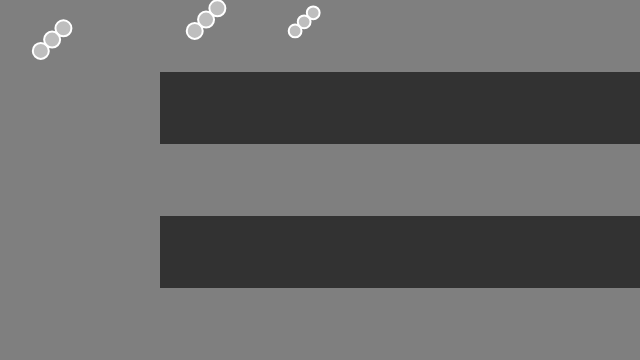
Frame 1 (no input)
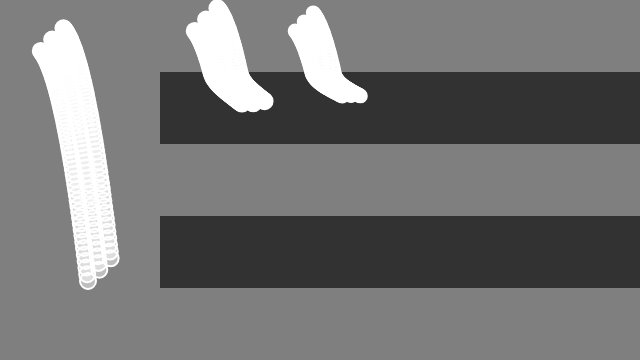
Frame 60 (no input)
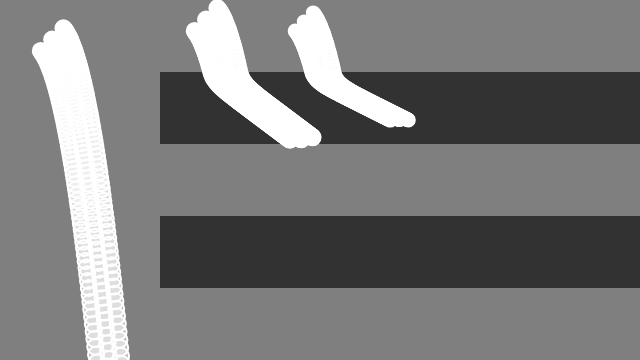
Frame 120 (the mouse pressed at the canvas centre since frame 60)

The p5.js sketch that drew these frames (run headless with seeded random() and noise() and a simulated clock; from frame 60 on, the mouse is pressed at the canvas centre):

// p5.js sketch
// ── sketch.js
// The Nature of Code
// Daniel Shiffman
// http://natureofcode.com

// Forces (Gravity and Fluid Resistence) with Vectors

// Demonstration of multiple force acting on bodies (Mover class)
// Bodies experience gravity continuously
// Bodies experience fluid resistance when in "water"

// Five moving bodies
let movers = [];

// Liquid
let liquid;

function setup(){
  createCanvas(640, 360);
  reset();
  // Create liquid object
  liquid = new Liquid(width / 4, height / 5, width, height / 5, 0.1);
  liquid2 = new Liquid(width / 4, height * 3/ 5, width, height / 5, 0.1);
  background(127);
  // Draw water
  liquid.display();
  liquid2.display();
}

function draw() {
  for (let i = 0; i < movers.length; i++) {

    // Is the Mover in the liquid?
    if (liquid.contains(movers[i])) {
      // Calculate drag force
      let dragForce = liquid.calculateDrag(movers[i]);
      // Apply drag force to Mover
      movers[i].applyForce(dragForce);
    }

    if (liquid2.contains(movers[i])) {
      // Calculate drag force
      let dragForce = liquid.calculateDrag(movers[i]);
      // Apply drag force to Mover
      movers[i].applyForce(dragForce);
    }
    

    //Gravity is scaled by mass here!ff
    let gravity = createVector(0, 0.1 * movers[i].mass);
    // Apply gravity
    movers[i].applyForce(gravity);

    // Update and display
    movers[i].update();
    movers[i].display();
  }

}

// Restart all the Mover objects randomly
function reset() {
  for (let i = 0; i <9; i++) {
    if(i < 3){
      movers[i] = new Mover(40 + i * 16 * (1/sqrt(2)), 50 - i * 16 * (1/sqrt(2)), 1);
      //1→mass, radius→mass*8, diameter→radius*2→16
    } else if(i < 6){
      movers[i] = new Mover(160 + i * 16 * (1/sqrt(2)), 30 - (i-3) * 16 * (1/sqrt(2)), 1);
    } else{
      movers[i] = new Mover(240 + i * 12.8 * (1/sqrt(2)), 30 - (i-6) * 12.8 * (1/sqrt(2)), 0.8);
      ////0.8→mass, radius→mass*8, diameter→radius*2→12.8
    }
  }
}
// ── liquid.js
// The Nature of Code
// Daniel Shiffman
// http://natureofcode.com

class Liquid {
  constructor(x, y, w, h, c) {
    this.x = x;
    this.y = y;
    this.w = w;
    this.h = h;
    this.c = c;
  }

  // Is the Mover in the Liquid?
  contains(mover) {
    let l = mover.position;
    return l.x > this.x && l.x < this.x + this.w &&
      l.y > this.y && l.y < this.y + this.h;
  }

  // Calculate drag force
  calculateDrag(mover) {
    // Magnitude is coefficient * speed squared
    let speed = mover.velocity.mag();
    let dragMagnitude = this.c * speed * speed;

    // Direction is inverse of velocity
    let dragForce = mover.velocity.copy();
    dragForce.mult(-1);

    dragForce.x = 0;

    // Scale according to magnitude
    // dragForce.setMag(dragMagnitude);
    dragForce.normalize();
    dragForce.mult(dragMagnitude);
    return dragForce;
  }

  display() {
    noStroke();
    fill(50);
    rect(this.x, this.y, this.w, this.h);
  }
}
// ── mover.js
// The Nature of Code
// Daniel Shiffman
// http://natureofcode.com

class Mover {
  constructor(x, y, mass) {
    this.mass = mass;
    this.radius = mass * 8;
    this.position = createVector(x, y);
    this.velocity = createVector(0.8, 0.8);
    this.acceleration = createVector(0, 0);
  }

  
  // Newton's 2nd law: F = M * A
  // or A = F / M
  applyForce(force) {
    let f = p5.Vector.div(force, this.mass);
    this.acceleration.add(f);
  }

  update() {
    // Velocity changes according to acceleration
    this.velocity.add(this.acceleration);
    // position changes by velocity
    this.position.add(this.velocity);
    // We must clear acceleration each frame
    this.acceleration.mult(0);
  }

  display() {
    stroke(255);
    strokeWeight(2);
    fill(255, 127);
    ellipse(this.position.x, this.position.y, this.radius * 2);
  }
}
